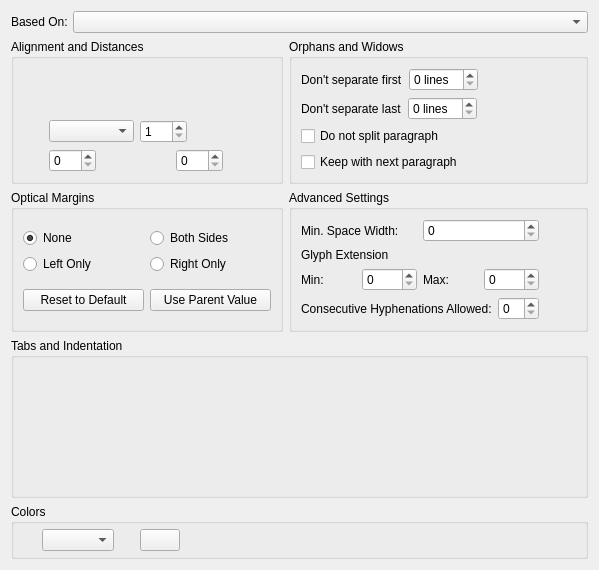
         <widget class="QWidget" name="scrollAreaWidgetContents">
          <property name="geometry">
           <rect>
            <x>0</x>
            <y>0</y>
            <width>599</width>
            <height>570</height>
           </rect>
          </property>
          <layout class="QVBoxLayout" name="verticalLayout_11">
           <item>
            <layout class="QVBoxLayout" name="verticalLayout_10">
             <item>
              <layout class="QHBoxLayout">
               <property name="spacing">
                <number>5</number>
               </property>
               <item>
                <widget class="QLabel" name="parentLabel">
                 <property name="text">
                  <string>Based On:</string>
                 </property>
                 <property name="wordWrap">
                  <bool>false</bool>
                 </property>
                </widget>
               </item>
               <item>
                <widget class="QComboBox" name="parentCombo">
                 <property name="sizePolicy">
                  <sizepolicy hsizetype="Minimum" vsizetype="Fixed">
                   <horstretch>5</horstretch>
                   <verstretch>0</verstretch>
                  </sizepolicy>
                 </property>
                 <property name="toolTip">
                  <string>Parent Style</string>
                 </property>
                </widget>
               </item>
              </layout>
             </item>
            </layout>
           </item>
           <item>
            <layout class="QGridLayout" name="gridLayout">
             <item row="0" column="0">
              <widget class="QGroupBox" name="distancesBox">
               <property name="sizePolicy">
                <sizepolicy hsizetype="Preferred" vsizetype="Minimum">
                 <horstretch>0</horstretch>
                 <verstretch>0</verstretch>
                </sizepolicy>
               </property>
               <property name="title">
                <string>Alignment and Distances</string>
               </property>
               <layout class="QVBoxLayout" name="verticalLayout_2">
                <item>
                 <layout class="QHBoxLayout">
                  <item>
                   <widget class="SMAlignSelect" name="alignment" native="true">
                    <property name="sizePolicy">
                     <sizepolicy hsizetype="Minimum" vsizetype="Minimum">
                      <horstretch>0</horstretch>
                      <verstretch>0</verstretch>
                     </sizepolicy>
                    </property>
                   </widget>
                  </item>
                  <item>
                   <widget class="SMDirectionSelect" name="direction" native="true"/>
                  </item>
                  <item>
                   <spacer>
                    <property name="orientation">
                     <enum>Qt::Horizontal</enum>
                    </property>
                    <property name="sizeHint" stdset="0">
                     <size>
                      <width>0</width>
                      <height>20</height>
                     </size>
                    </property>
                   </spacer>
                  </item>
                 </layout>
                </item>
                <item>
                 <layout class="QHBoxLayout">
                  <item>
                   <widget class="QLabel" name="lineSpacingLabel">
                    <property name="minimumSize">
                     <size>
                      <width>20</width>
                      <height>0</height>
                     </size>
                    </property>
                    <property name="maximumSize">
                     <size>
                      <width>22</width>
                      <height>22</height>
                     </size>
                    </property>
                    <property name="text">
                     <string/>
                    </property>
                    <property name="buddy">
                     <cstring>lineSpacingMode</cstring>
                    </property>
                   </widget>
                  </item>
                  <item>
                   <widget class="SMScComboBox" name="lineSpacingMode">
                    <property name="sizePolicy">
                     <sizepolicy hsizetype="MinimumExpanding" vsizetype="Fixed">
                      <horstretch>0</horstretch>
                      <verstretch>0</verstretch>
                     </sizepolicy>
                    </property>
                    <property name="toolTip">
                     <string>Line Spacing Mode</string>
                    </property>
                   </widget>
                  </item>
                  <item>
                   <widget class="SMScrSpinBox" name="lineSpacing">
                    <property name="toolTip">
                     <string>Line Spacing</string>
                    </property>
                    <property name="minimum">
                     <number>1</number>
                    </property>
                    <property name="maximum">
                     <number>300</number>
                    </property>
                   </widget>
                  </item>
                  <item>
                   <spacer>
                    <property name="orientation">
                     <enum>Qt::Horizontal</enum>
                    </property>
                    <property name="sizeHint" stdset="0">
                     <size>
                      <width>0</width>
                      <height>20</height>
                     </size>
                    </property>
                   </spacer>
                  </item>
                 </layout>
                </item>
                <item>
                 <layout class="QHBoxLayout" name="horizontalLayout_5">
                  <item>
                   <widget class="QLabel" name="spaceAboveLabel">
                    <property name="minimumSize">
                     <size>
                      <width>20</width>
                      <height>0</height>
                     </size>
                    </property>
                    <property name="maximumSize">
                     <size>
                      <width>22</width>
                      <height>22</height>
                     </size>
                    </property>
                    <property name="text">
                     <string/>
                    </property>
                    <property name="buddy">
                     <cstring>spaceAbove</cstring>
                    </property>
                   </widget>
                  </item>
                  <item>
                   <widget class="SMScrSpinBox" name="spaceAbove">
                    <property name="toolTip">
                     <string>Space Above</string>
                    </property>
                    <property name="maximum">
                     <number>300</number>
                    </property>
                   </widget>
                  </item>
                  <item>
                   <spacer>
                    <property name="orientation">
                     <enum>Qt::Horizontal</enum>
                    </property>
                    <property name="sizeHint" stdset="0">
                     <size>
                      <width>0</width>
                      <height>20</height>
                     </size>
                    </property>
                   </spacer>
                  </item>
                  <item>
                   <widget class="QLabel" name="spaceBelowLabel">
                    <property name="minimumSize">
                     <size>
                      <width>20</width>
                      <height>0</height>
                     </size>
                    </property>
                    <property name="maximumSize">
                     <size>
                      <width>22</width>
                      <height>22</height>
                     </size>
                    </property>
                    <property name="text">
                     <string/>
                    </property>
                    <property name="buddy">
                     <cstring>spaceBelow</cstring>
                    </property>
                   </widget>
                  </item>
                  <item>
                   <widget class="SMScrSpinBox" name="spaceBelow">
                    <property name="toolTip">
                     <string>Space Below</string>
                    </property>
                    <property name="maximum">
                     <number>300</number>
                    </property>
                   </widget>
                  </item>
                  <item>
                   <spacer>
                    <property name="orientation">
                     <enum>Qt::Horizontal</enum>
                    </property>
                    <property name="sizeHint" stdset="0">
                     <size>
                      <width>0</width>
                      <height>20</height>
                     </size>
                    </property>
                   </spacer>
                  </item>
                 </layout>
                </item>
               </layout>
              </widget>
             </item>
             <item row="0" column="1">
              <widget class="QGroupBox" name="textFlowBox">
               <property name="sizePolicy">
                <sizepolicy hsizetype="Preferred" vsizetype="Minimum">
                 <horstretch>0</horstretch>
                 <verstretch>0</verstretch>
                </sizepolicy>
               </property>
               <property name="title">
                <string>Orphans and Widows</string>
               </property>
               <layout class="QVBoxLayout" name="verticalLayout_3">
                <item>
                 <layout class="QHBoxLayout" name="horizontalLayout_11">
                  <item>
                   <widget class="QLabel" name="keepLabelStart">
                    <property name="toolTip">
                     <string>Ensure that first lines of a paragraph won't end up separated from the rest (known as widow/orphan control)</string>
                    </property>
                    <property name="text">
                     <string>Don't separate first</string>
                    </property>
                   </widget>
                  </item>
                  <item>
                   <widget class="SMSpinBox" name="keepLinesStart">
                    <property name="toolTip">
                     <string>Ensure that first lines of a paragraph won't end up separated from the rest (known as widow/orphan control)</string>
                    </property>
                    <property name="suffix">
                     <string> lines</string>
                    </property>
                    <property name="maximum">
                     <number>10</number>
                    </property>
                   </widget>
                  </item>
                  <item>
                   <spacer name="horizontalSpacer_5">
                    <property name="orientation">
                     <enum>Qt::Horizontal</enum>
                    </property>
                    <property name="sizeHint" stdset="0">
                     <size>
                      <width>0</width>
                      <height>20</height>
                     </size>
                    </property>
                   </spacer>
                  </item>
                 </layout>
                </item>
                <item>
                 <layout class="QHBoxLayout" name="horizontalLayout_14">
                  <item>
                   <widget class="QLabel" name="keepLabelEnd">
                    <property name="text">
                     <string>Don't separate last</string>
                    </property>
                   </widget>
                  </item>
                  <item>
                   <widget class="SMSpinBox" name="keepLinesEnd">
                    <property name="toolTip">
                     <string>Ensure that last lines of a paragraph won't end up separated from the rest (known as widow/orphan control)</string>
                    </property>
                    <property name="suffix">
                     <string> lines</string>
                    </property>
                    <property name="maximum">
                     <number>10</number>
                    </property>
                   </widget>
                  </item>
                  <item>
                   <spacer name="horizontalSpacer_6">
                    <property name="orientation">
                     <enum>Qt::Horizontal</enum>
                    </property>
                    <property name="sizeHint" stdset="0">
                     <size>
                      <width>0</width>
                      <height>20</height>
                     </size>
                    </property>
                   </spacer>
                  </item>
                 </layout>
                </item>
                <item>
                 <widget class="SMCheckBox" name="keepTogether">
                  <property name="toolTip">
                   <string>If checked, ensures that the paragraph won't be split across multiple pages or columns</string>
                  </property>
                  <property name="text">
                   <string>Do not split paragraph</string>
                  </property>
                 </widget>
                </item>
                <item>
                 <widget class="SMCheckBox" name="keepWithNext">
                  <property name="toolTip">
                   <string>If checked, automatically moves the paragraph to the next column or page if the next paragraph isn't on the same page or column</string>
                  </property>
                  <property name="text">
                   <string>Keep with next paragraph</string>
                  </property>
                 </widget>
                </item>
               </layout>
              </widget>
             </item>
             <item row="1" column="0">
              <widget class="QGroupBox" name="opticalMarginsGroupBox">
               <property name="title">
                <string>Optical Margins</string>
               </property>
               <layout class="QGridLayout" name="gridLayout_3">
                <item row="6" column="0" colspan="2">
                 <layout class="QHBoxLayout" name="horizontalLayout_4">
                  <item>
                   <widget class="QPushButton" name="optMarginDefaultButton">
                    <property name="text">
                     <string>Reset to Default</string>
                    </property>
                   </widget>
                  </item>
                  <item>
                   <widget class="QPushButton" name="optMarginParentButton">
                    <property name="text">
                     <string>Use Parent Value</string>
                    </property>
                   </widget>
                  </item>
                 </layout>
                </item>
                <item row="1" column="0" colspan="2">
                 <layout class="QGridLayout" name="gridLayout_5">
                  <item row="0" column="1">
                   <widget class="SMRadioButton" name="optMarginRadioBoth">
                    <property name="sizePolicy">
                     <sizepolicy hsizetype="Minimum" vsizetype="Fixed">
                      <horstretch>0</horstretch>
                      <verstretch>0</verstretch>
                     </sizepolicy>
                    </property>
                    <property name="text">
                     <string>Both Sides</string>
                    </property>
                   </widget>
                  </item>
                  <item row="0" column="0">
                   <widget class="SMRadioButton" name="optMarginRadioNone">
                    <property name="sizePolicy">
                     <sizepolicy hsizetype="Minimum" vsizetype="Fixed">
                      <horstretch>0</horstretch>
                      <verstretch>0</verstretch>
                     </sizepolicy>
                    </property>
                    <property name="text">
                     <string>None</string>
                    </property>
                    <property name="checked">
                     <bool>true</bool>
                    </property>
                   </widget>
                  </item>
                  <item row="1" column="0">
                   <widget class="SMRadioButton" name="optMarginRadioLeft">
                    <property name="text">
                     <string>Left Only</string>
                    </property>
                   </widget>
                  </item>
                  <item row="1" column="1">
                   <widget class="SMRadioButton" name="optMarginRadioRight">
                    <property name="sizePolicy">
                     <sizepolicy hsizetype="Minimum" vsizetype="Fixed">
                      <horstretch>0</horstretch>
                      <verstretch>0</verstretch>
                     </sizepolicy>
                    </property>
                    <property name="text">
                     <string>Right Only</string>
                    </property>
                   </widget>
                  </item>
                 </layout>
                </item>
               </layout>
              </widget>
             </item>
             <item row="1" column="1">
              <widget class="QGroupBox" name="advSettingsGroupBox">
               <property name="enabled">
                <bool>true</bool>
               </property>
               <property name="sizePolicy">
                <sizepolicy hsizetype="Preferred" vsizetype="Minimum">
                 <horstretch>0</horstretch>
                 <verstretch>0</verstretch>
                </sizepolicy>
               </property>
               <property name="minimumSize">
                <size>
                 <width>0</width>
                 <height>0</height>
                </size>
               </property>
               <property name="title">
                <string>Advanced Settings</string>
               </property>
               <layout class="QVBoxLayout" name="verticalLayout_9">
                <item>
                 <layout class="QHBoxLayout" name="horizontalLayout_13">
                  <item>
                   <layout class="QVBoxLayout" name="verticalLayout_7">
                    <item>
                     <layout class="QHBoxLayout" name="horizontalLayout">
                      <item>
                       <widget class="QLabel" name="minSpaceLabel">
                        <property name="text">
                         <string>Min. Space Width:</string>
                        </property>
                        <property name="buddy">
                         <cstring>minSpaceSpin</cstring>
                        </property>
                       </widget>
                      </item>
                      <item>
                       <widget class="SMScrSpinBox" name="minSpaceSpin">
                        <property name="minimumSize">
                         <size>
                          <width>0</width>
                          <height>0</height>
                         </size>
                        </property>
                        <property name="baseSize">
                         <size>
                          <width>0</width>
                          <height>0</height>
                         </size>
                        </property>
                        <property name="toolTip">
                         <string>Maximum white space compression allowed. Expressed as a percentage of the current white space value.</string>
                        </property>
                       </widget>
                      </item>
                     </layout>
                    </item>
                    <item>
                     <widget class="QLabel" name="glyphExtensionLabel">
                      <property name="text">
                       <string>Glyph Extension </string>
                      </property>
                     </widget>
                    </item>
                    <item>
                     <layout class="QHBoxLayout" name="horizontalLayout_2">
                      <item>
                       <widget class="QLabel" name="minGlyphExtLabel">
                        <property name="text">
                         <string>Min:</string>
                        </property>
                        <property name="buddy">
                         <cstring>minGlyphExtSpin</cstring>
                        </property>
                       </widget>
                      </item>
                      <item>
                       <widget class="SMScrSpinBox" name="minGlyphExtSpin">
                        <property name="minimumSize">
                         <size>
                          <width>0</width>
                          <height>0</height>
                         </size>
                        </property>
                        <property name="toolTip">
                         <string>Maximum compression of glyphs</string>
                        </property>
                       </widget>
                      </item>
                      <item>
                       <widget class="QLabel" name="maxGlyphExtLabel">
                        <property name="text">
                         <string>Max:</string>
                        </property>
                        <property name="buddy">
                         <cstring>maxGlyphExtSpin</cstring>
                        </property>
                       </widget>
                      </item>
                      <item>
                       <widget class="SMScrSpinBox" name="maxGlyphExtSpin">
                        <property name="minimumSize">
                         <size>
                          <width>0</width>
                          <height>0</height>
                         </size>
                        </property>
                        <property name="toolTip">
                         <string>Maximum extension of glyphs</string>
                        </property>
                       </widget>
                      </item>
                     </layout>
                    </item>
                    <item>
                     <layout class="QHBoxLayout" name="horizontalLayout_3">
                      <item>
                       <widget class="QLabel" name="label_3">
                        <property name="sizePolicy">
                         <sizepolicy hsizetype="Minimum" vsizetype="Minimum">
                          <horstretch>0</horstretch>
                          <verstretch>0</verstretch>
                         </sizepolicy>
                        </property>
                        <property name="text">
                         <string>Consecutive Hyphenations Allowed:</string>
                        </property>
                       </widget>
                      </item>
                      <item>
                       <widget class="SMSpinBox" name="maxConsecutiveCountSpinBox"/>
                      </item>
                     </layout>
                    </item>
                   </layout>
                  </item>
                  <item>
                   <spacer name="horizontalSpacer_7">
                    <property name="orientation">
                     <enum>Qt::Horizontal</enum>
                    </property>
                    <property name="sizeHint" stdset="0">
                     <size>
                      <width>37</width>
                      <height>17</height>
                     </size>
                    </property>
                   </spacer>
                  </item>
                 </layout>
                </item>
               </layout>
              </widget>
             </item>
            </layout>
           </item>
           <item>
            <widget class="QGroupBox" name="tabsBox">
             <property name="sizePolicy">
              <sizepolicy hsizetype="Preferred" vsizetype="Expanding">
               <horstretch>0</horstretch>
               <verstretch>0</verstretch>
              </sizepolicy>
             </property>
             <property name="title">
              <string>Tabs and Indentation</string>
             </property>
             <layout class="QVBoxLayout">
              <item>
               <layout class="QHBoxLayout">
                <item>
                 <widget class="SMTabruler" name="tabList" native="true">
                  <property name="sizePolicy">
                   <sizepolicy hsizetype="MinimumExpanding" vsizetype="MinimumExpanding">
                    <horstretch>0</horstretch>
                    <verstretch>0</verstretch>
                   </sizepolicy>
                  </property>
                 </widget>
                </item>
                <item>
                 <spacer>
                  <property name="orientation">
                   <enum>Qt::Horizontal</enum>
                  </property>
                  <property name="sizeHint" stdset="0">
                   <size>
                    <width>40</width>
                    <height>20</height>
                   </size>
                  </property>
                 </spacer>
                </item>
               </layout>
              </item>
             </layout>
            </widget>
           </item>
           <item>
            <widget class="QGroupBox" name="smColorGroup">
             <property name="title">
              <string>Colors</string>
             </property>
             <layout class="QVBoxLayout" name="verticalLayout_4">
              <property name="spacing">
               <number>3</number>
              </property>
              <property name="leftMargin">
               <number>5</number>
              </property>
              <property name="topMargin">
               <number>5</number>
              </property>
              <property name="rightMargin">
               <number>5</number>
              </property>
              <property name="bottomMargin">
               <number>5</number>
              </property>
              <item>
               <layout class="QHBoxLayout" name="_6">
                <item>
                 <widget class="QLabel" name="backIcon">
                  <property name="minimumSize">
                   <size>
                    <width>20</width>
                    <height>0</height>
                   </size>
                  </property>
                  <property name="maximumSize">
                   <size>
                    <width>22</width>
                    <height>22</height>
                   </size>
                  </property>
                  <property name="text">
                   <string/>
                  </property>
                 </widget>
                </item>
                <item>
                 <widget class="SMColorCombo" name="backColor_">
                  <property name="toolTip">
                   <string>Background Color</string>
                  </property>
                 </widget>
                </item>
                <item>
                 <widget class="QLabel" name="backShadeLabel">
                  <property name="minimumSize">
                   <size>
                    <width>20</width>
                    <height>0</height>
                   </size>
                  </property>
                  <property name="maximumSize">
                   <size>
                    <width>22</width>
                    <height>22</height>
                   </size>
                  </property>
                  <property name="text">
                   <string/>
                  </property>
                 </widget>
                </item>
                <item>
                 <widget class="SMShadeButton" name="backShade_">
                  <property name="toolTip">
                   <string>Background Shade</string>
                  </property>
                  <property name="text">
                   <string/>
                  </property>
                 </widget>
                </item>
                <item>
                 <spacer>
                  <property name="orientation">
                   <enum>Qt::Horizontal</enum>
                  </property>
                  <property name="sizeHint" stdset="0">
                   <size>
                    <width>40</width>
                    <height>20</height>
                   </size>
                  </property>
                 </spacer>
                </item>
               </layout>
              </item>
             </layout>
            </widget>
           </item>
          </layout>
         </widget>
